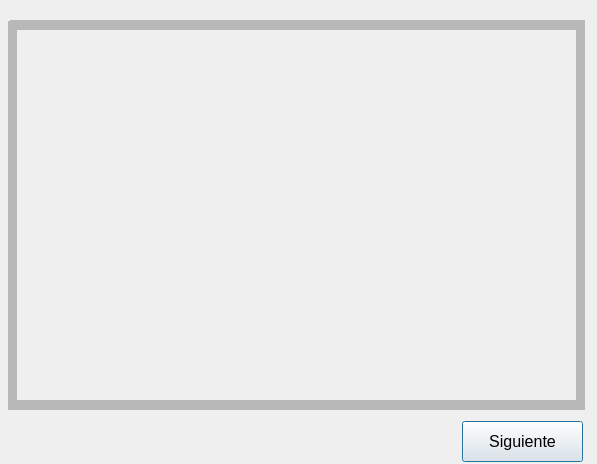
<?xml version="1.0" encoding="UTF-8"?>
<ui version="4.0">
 <class>comoJugar</class>
 <widget class="QDialog" name="comoJugar">
  <property name="geometry">
   <rect>
    <x>0</x>
    <y>0</y>
    <width>597</width>
    <height>464</height>
   </rect>
  </property>
  <property name="windowTitle">
   <string>¿ComoJugar?</string>
  </property>
  <widget class="QLabel" name="controles">
   <property name="geometry">
    <rect>
     <x>15</x>
     <y>30</y>
     <width>561</width>
     <height>371</height>
    </rect>
   </property>
   <property name="text">
    <string/>
   </property>
   <property name="pixmap">
    <pixmap resource="Imagenes.qrc">:/ImagenesJuego/Otros/botones.png</pixmap>
   </property>
  </widget>
  <widget class="Line" name="line_2">
   <property name="geometry">
    <rect>
     <x>15</x>
     <y>397</y>
     <width>570</width>
     <height>16</height>
    </rect>
   </property>
   <property name="frameShadow">
    <enum>QFrame::Sunken</enum>
   </property>
   <property name="lineWidth">
    <number>0</number>
   </property>
   <property name="midLineWidth">
    <number>10</number>
   </property>
   <property name="orientation">
    <enum>Qt::Horizontal</enum>
   </property>
  </widget>
  <widget class="QPushButton" name="pushButton">
   <property name="geometry">
    <rect>
     <x>462</x>
     <y>421</y>
     <width>121</width>
     <height>41</height>
    </rect>
   </property>
   <property name="font">
    <font>
     <family>Arial</family>
     <pointsize>12</pointsize>
    </font>
   </property>
   <property name="text">
    <string>Siguiente</string>
   </property>
   <property name="default">
    <bool>false</bool>
   </property>
  </widget>
  <widget class="Line" name="line_4">
   <property name="geometry">
    <rect>
     <x>2</x>
     <y>21</y>
     <width>20</width>
     <height>389</height>
    </rect>
   </property>
   <property name="frameShadow">
    <enum>QFrame::Sunken</enum>
   </property>
   <property name="lineWidth">
    <number>0</number>
   </property>
   <property name="midLineWidth">
    <number>9</number>
   </property>
   <property name="orientation">
    <enum>Qt::Vertical</enum>
   </property>
  </widget>
  <widget class="Line" name="line_3">
   <property name="geometry">
    <rect>
     <x>10</x>
     <y>17</y>
     <width>570</width>
     <height>16</height>
    </rect>
   </property>
   <property name="frameShadow">
    <enum>QFrame::Sunken</enum>
   </property>
   <property name="lineWidth">
    <number>0</number>
   </property>
   <property name="midLineWidth">
    <number>10</number>
   </property>
   <property name="orientation">
    <enum>Qt::Horizontal</enum>
   </property>
  </widget>
  <widget class="QLabel" name="instru">
   <property name="geometry">
    <rect>
     <x>15</x>
     <y>30</y>
     <width>561</width>
     <height>371</height>
    </rect>
   </property>
   <property name="text">
    <string/>
   </property>
   <property name="pixmap">
    <pixmap resource="Imagenes.qrc">:/ImagenesJuego/Otros/como se juega.png</pixmap>
   </property>
  </widget>
  <widget class="Line" name="line_5">
   <property name="geometry">
    <rect>
     <x>570</x>
     <y>20</y>
     <width>20</width>
     <height>381</height>
    </rect>
   </property>
   <property name="frameShadow">
    <enum>QFrame::Sunken</enum>
   </property>
   <property name="lineWidth">
    <number>0</number>
   </property>
   <property name="midLineWidth">
    <number>9</number>
   </property>
   <property name="orientation">
    <enum>Qt::Vertical</enum>
   </property>
  </widget>
  <zorder>line_2</zorder>
  <zorder>pushButton</zorder>
  <zorder>line_4</zorder>
  <zorder>line_3</zorder>
  <zorder>instru</zorder>
  <zorder>line_5</zorder>
  <zorder>controles</zorder>
 </widget>
 <resources>
  <include location="Imagenes.qrc"/>
 </resources>
 <connections/>
</ui>
